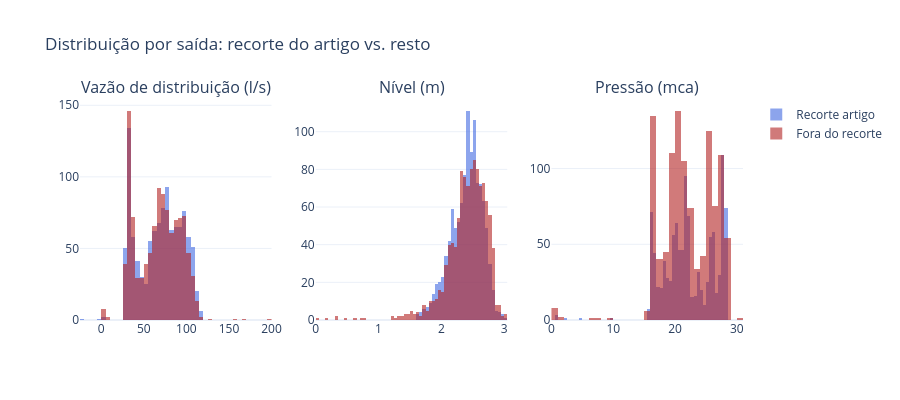

This figure's notebook cell:
### Markdown cell above
### Distribuição: recorte do artigo vs. restante da série

Se o recorte do artigo não for representativo do regime operacional completo, o modelo ajustado nele deve degradar fora dessa janela — testado na seção seguinte.

### Code cell
fig = make_subplots(rows=1, cols=3, subplot_titles=list(labels.values()))
for i, (col, label) in enumerate(labels.items()):
    fig.add_trace(
        go.Histogram(
            x=paper_df[col],
            name="Recorte artigo",
            marker_color="tab:blue" if False else "royalblue",
            opacity=0.6,
            showlegend=(i == 0),
        ),
        row=1,
        col=i + 1,
    )
    fig.add_trace(
        go.Histogram(
            x=outside_df[col],
            name="Fora do recorte",
            marker_color="firebrick",
            opacity=0.6,
            showlegend=(i == 0),
        ),
        row=1,
        col=i + 1,
    )
fig.update_layout(
    barmode="overlay",
    title_text="Distribuição por saída: recorte do artigo vs. resto",
    height=400,
    template="plotly_white",
)
fig.show()

### Figure 1 — Plotly figure (JSON) as saved in the notebook; plotly's stock layout.template omitted (floating-point values rounded to 4 significant figures; data arrays with more than 128 entries replaced by an {"elided": "..."} marker saying what was removed)
{"data": [{"marker": {"color": "royalblue"}, "name": "Recorte artigo", "opacity": 0.6, "showlegend": true, "type": "histogram", "x": {"elided": "1102 float values"}, "xaxis": "x", "yaxis": "y"}, {"marker": {"color": "firebrick"}, "name": "Fora do recorte", "opacity": 0.6, "showlegend": true, "type": "histogram", "x": {"elided": "1106 float values"}, "xaxis": "x", "yaxis": "y"}, {"marker": {"color": "royalblue"}, "name": "Recorte artigo", "opacity": 0.6, "showlegend": false, "type": "histogram", "x": {"elided": "1102 float values"}, "xaxis": "x2", "yaxis": "y2"}, {"marker": {"color": "firebrick"}, "name": "Fora do recorte", "opacity": 0.6, "showlegend": false, "type": "histogram", "x": {"elided": "1106 float values"}, "xaxis": "x2", "yaxis": "y2"}, {"marker": {"color": "royalblue"}, "name": "Recorte artigo", "opacity": 0.6, "showlegend": false, "type": "histogram", "x": {"elided": "1102 float values"}, "xaxis": "x3", "yaxis": "y3"}, {"marker": {"color": "firebrick"}, "name": "Fora do recorte", "opacity": 0.6, "showlegend": false, "type": "histogram", "x": {"elided": "1106 float values"}, "xaxis": "x3", "yaxis": "y3"}], "layout": {"annotations": [{"font": {"size": 16}, "showarrow": false, "text": "Vazão de distribuição (l/s)", "x": 0.1444, "xanchor": "center", "xref": "paper", "y": 1.0, "yanchor": "bottom", "yref": "paper"}, {"font": {"size": 16}, "showarrow": false, "text": "Nível (m)", "x": 0.5, "xanchor": "center", "xref": "paper", "y": 1.0, "yanchor": "bottom", "yref": "paper"}, {"font": {"size": 16}, "showarrow": false, "text": "Pressão (mca)", "x": 0.8556, "xanchor": "center", "xref": "paper", "y": 1.0, "yanchor": "bottom", "yref": "paper"}], "barmode": "overlay", "height": 400, "title": {"text": "Distribuição por saída: recorte do artigo vs. resto"}, "xaxis": {"anchor": "y", "domain": [0.0, 0.2889]}, "xaxis2": {"anchor": "y2", "domain": [0.3556, 0.6444]}, "xaxis3": {"anchor": "y3", "domain": [0.7111, 1.0]}, "yaxis": {"anchor": "x", "domain": [0.0, 1.0]}, "yaxis2": {"anchor": "x2", "domain": [0.0, 1.0]}, "yaxis3": {"anchor": "x3", "domain": [0.0, 1.0]}}}
